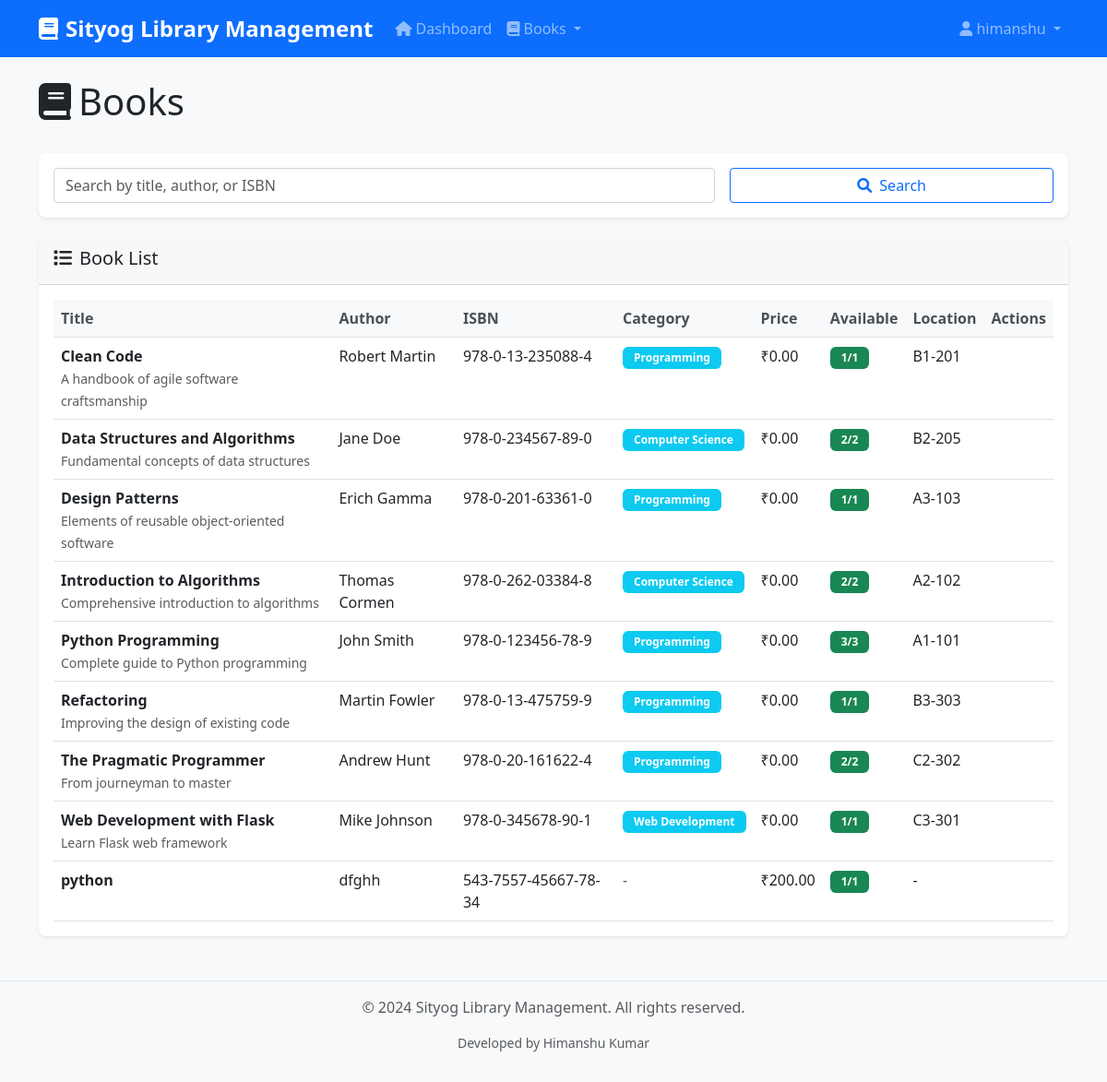
The app's page /books (signed in) with its own data.
### tables this page shows
CREATE TABLE books (
            id INTEGER PRIMARY KEY AUTOINCREMENT,
            title VARCHAR(200) NOT NULL,
            author VARCHAR(100) NOT NULL,
            isbn VARCHAR(20) UNIQUE NOT NULL,
            publisher VARCHAR(100),
            publication_year INTEGER,
            category VARCHAR(50),
            description TEXT,
            total_copies INTEGER DEFAULT 1,
            available_copies INTEGER DEFAULT 1,
            price REAL DEFAULT 0.0,
            location VARCHAR(50),
            added_date DATETIME DEFAULT CURRENT_TIMESTAMP,
            is_active BOOLEAN DEFAULT 1
        );

### simple_app.py (the view)
@app.route('/books')
@login_required
def books():
    db = get_db()
    search = request.args.get('search', '')
    query = 'SELECT * FROM books WHERE is_active = 1'
    params = []
    if search:
        query += ' AND (title LIKE ? OR author LIKE ? OR isbn LIKE ?)'
        params = [f'%{search}%', f'%{search}%', f'%{search}%']
    query += ' ORDER BY title'
    books = db.execute(query, params).fetchall()
    return render_template('books/list_simple.html', books=books, search=search)

### simple_app.py (called while the page is built, shortened)
def ensure_schema(conn):
    global _schema_checked
    if _schema_checked:
        return

def get_db():
    db = getattr(g, '_database', None)
    if db is None:
        db = g._database = sqlite3.connect(DATABASE)
        db.row_factory = sqlite3.Row
        ensure_schema(db)
    return db

@app.teardown_appcontext
def close_connection(exception):
    db = getattr(g, '_database', None)
    if db is not None:
        db.close()

def login_required(f):
    @wraps(f)
    def decorated_function(*args, **kwargs):
        if 'user_id' not in session:
            flash('Please log in to access this page.', 'danger')
            return redirect(url_for('login'))
        return f(*args, **kwargs)
    return decorated_function

### templates/books/list_simple.html (shortened to what this page needs)
{% extends "base.html" %}
{% block content %}
<div class="row mb-4">
    <div class="col-md-8">
        <h1><i class="fas fa-book me-2"></i>Books</h1>
    </div>
    <div class="col-md-4 text-end">
    </div>
</div>
<div class="card mb-4">
    <div class="card-body">
        <form method="GET" class="row g-3">
            <div class="col-md-8">
                <input type="text" class="form-control" name="search"
                       value="{{ search }}" placeholder="Search by title, author, or ISBN">
            </div>
            <div class="col-md-4">
                <button type="submit" class="btn btn-outline-primary w-100">
                    <i class="fas fa-search me-2"></i>Search
                </button>
            </div>
        </form>
    </div>
</div>
<div class="card">
    <div class="card-header">
        <h5><i class="fas fa-list me-2"></i>Book List</h5>
    </div>
    <div class="card-body">
        {% if books %}
        <div class="table-responsive">
            <table class="table table-hover">
                <thead>
                    <tr>
                        <th>Title</th>
                        <th>Author</th>
                        <th>ISBN</th>
                        <th>Category</th>
                        <th>Price</th>
                        <th>Available</th>
                        <th>Location</th>
                        <th>Actions</th>
                    </tr>
                </thead>
                <tbody>
                    {% for book in books %}
                    <tr>
                        <td>
                            <strong>{{ book.title }}</strong>
                            {% if book.description %}
                            <br><small class="text-muted">{{ book.description[:100] }}{% if book.description|length > 100 %}...{% endif %}</small>
                            {% endif %}
                        </td>
                        <td>{{ book.author }}</td>
                        <td>{{ book.isbn }}</td>
                        <td>
                            {% if book.category %}
                            <span class="badge bg-info">{{ book.category }}</span>
                            {% else %}
                            <span class="text-muted">-</span>
                            {% endif %}
                        </td>
                        <td>₹{{ "%.2f"|format(book.price if book.price is not none else 0) }}</td>
                        <td>
                            <span class="badge {% if book.available_copies > 0 %}bg-success{% else %}bg-danger{% endif %}">
                                {{ book.available_copies }}/{{ book.total_copies }}
                            </span>
                        </td>
                        <td>{{ book.location or '-' }}</td>
                        <td>
                        </td>
                    </tr>
                    {% endfor %}
                </tbody>
            </table>
        </div>
        {% endif %}
    </div>
</div>
{% endblock %}

### static/css/style.css (style rules this page uses)
body { font-family: 'Segoe UI', Tahoma, Geneva, Verdana, sans-serif; background-color: #f8f9fa; }
.card { border: none; border-radius: 0.5rem; box-shadow: 0 0.125rem 0.25rem rgba(0, 0, 0, 0.075); transition: box-shadow 0.3s ease; }
.card-header { border-bottom: 1px solid rgba(0, 0, 0, 0.125); font-weight: 600; }
.table { margin-bottom: 0; }
.table th { border-top: none; font-weight: 600; color: #495057; background-color: #f8f9fa; }
.btn { border-radius: 0.25rem; font-weight: 500; transition: all 0.3s ease; }
.badge { font-size: 0.75rem; padding: 0.375rem 0.75rem; }
.form-control { border-radius: 0.25rem; border: 1px solid #ced4da; transition: border-color 0.3s ease, box-shadow 0.3s ease; }

### records on screen
books: title "Clean Code", description "A handbook of agile software craftsmanship", author "Robert Martin", isbn "978-0-13-235088-4", category "Programming", price "0.00", available_copies "1", total_copies "1", location "B1-201"
books: title "Data Structures and Algorithms", description "Fundamental concepts of data structures", author "Jane Doe", isbn "978-0-234567-89-0", category "Computer Science", price "0.00", available_copies "2", total_copies "2", location "B2-205"
books: title "Design Patterns", description "Elements of reusable object-oriented software", author "Erich Gamma", isbn "978-0-201-63361-0", category "Programming", price "0.00", available_copies "1", total_copies "1", location "A3-103"
books: title "Introduction to Algorithms", description "Comprehensive introduction to algorithms", author "Thomas Cormen", isbn "978-0-262-03384-8", category "Computer Science", price "0.00", available_copies "2", total_copies "2", location "A2-102"
books: title "Python Programming", description "Complete guide to Python programming", author "John Smith", isbn "978-0-123456-78-9", category "Programming", price "0.00", available_copies "3", total_copies "3", location "A1-101"
books: title "Refactoring", description "Improving the design of existing code", author "Martin Fowler", isbn "978-0-13-475759-9", category "Programming", price "0.00", available_copies "1", total_copies "1", location "B3-303"
books: title "The Pragmatic Programmer", description "From journeyman to master", author "Andrew Hunt", isbn "978-0-20-161622-4", category "Programming", price "0.00", available_copies "2", total_copies "2", location "C2-302"
books: title "Web Development with Flask", description "Learn Flask web framework", author "Mike Johnson", isbn "978-0-345678-90-1", category "Web Development", price "0.00", available_copies "1", total_copies "1", location "C3-301"
books: title "python", author "dfghh", isbn "543-7557-45667-78-34", price "200.00", available_copies "1", total_copies "1", location "-"

### other values on screen
{{ session.full_name }} "himanshu"
